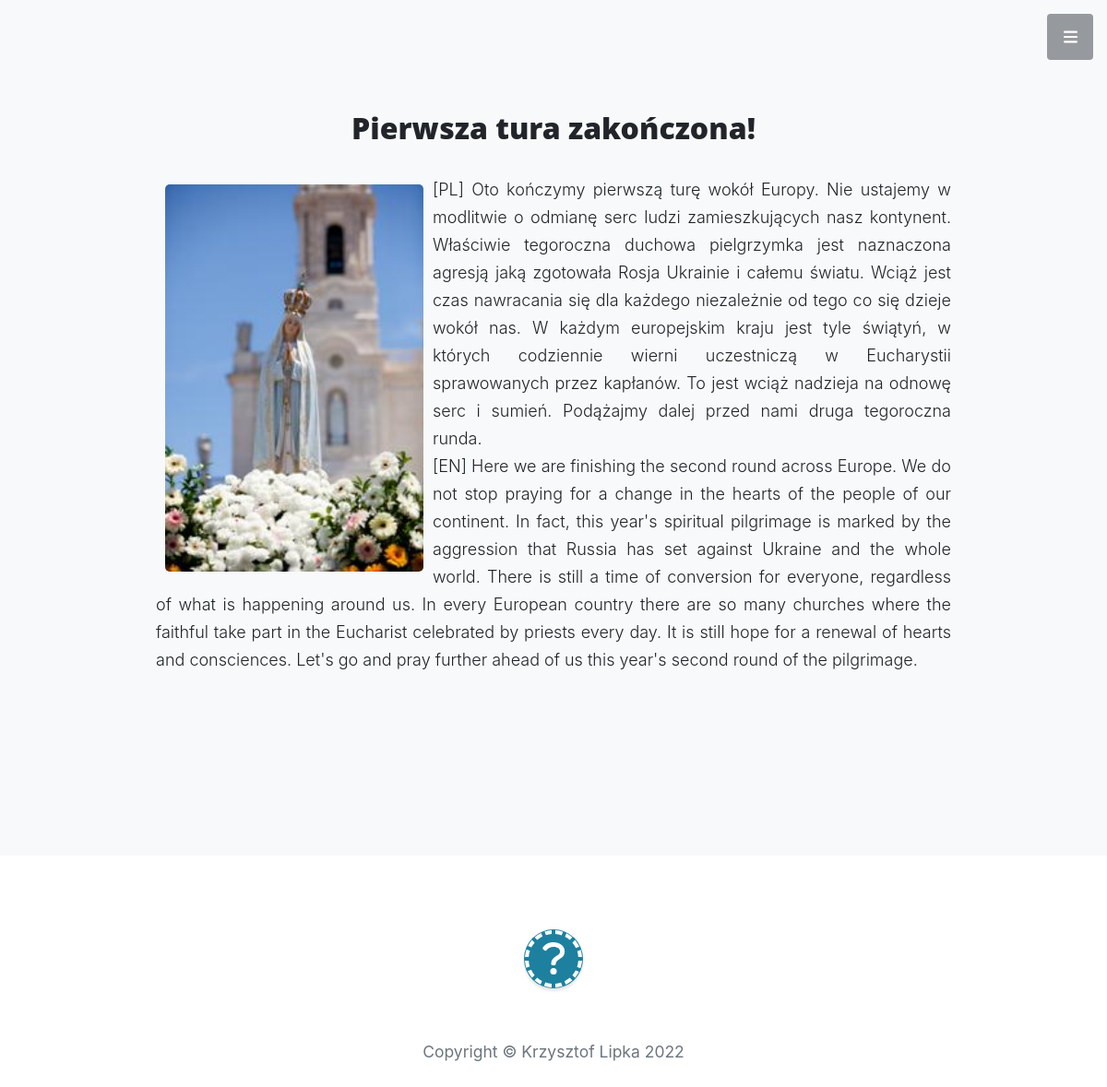
Screenshot of /blog/article-detail/2 with the database file from the repository.
### blog/models.py (models this page shows, shortened)
class Article(models.Model):
    title = models.CharField(max_length=250)
    sneak_peek = models.CharField(blank = True, max_length=300)
    content_pl = models.TextField(blank = True)
    content_eng = models.TextField(blank = True)
    date_posted = models.DateTimeField(default = datetime.now)
    author = models.ForeignKey(User, on_delete=models.CASCADE)
    blog_img = models.ImageField(blank = True, upload_to = 'blog_pcs')

### blog/views.py (the view)
# urls.py: path('article-detail/<int:pk>', ArticleDetailView.as_view(), name = 'article-detail' ),
class ArticleDetailView(DetailView):
    model = Article
    template_name = 'blog/article.html'

### blog/templates/blog/article.html
{% extends 'core/base.html' %}
{% load static %}
{% block content %}
    <section class="content-section bg-light" >
        <link rel="stylesheet" type = "text/css" href="{% static 'blog/base.css' %}"  />
            <div class="container px-4 px-lg-5 text-center">
                <div class="row gx-4 gx-lg-5 justify-content-center">
                    <div class="col-lg-10">
                        <h2 class="article-title">{{object.title }}</h2>
                        <p class="lead mb-5" style="text-align: justify"><img class="blog" src="{{article.blog_img.url}}"/><font size="4">{{ object.content_pl }}<br>{{object.content_eng}}</font></p><br>
                    </div>
                </div>
            </div>
    </section>
{% endblock %}

### rows the page displays
Article: title "Pierwsza tura zakończona!", blog_img (picture), content_pl "[PL] Oto kończymy pierwszą turę wokół Europy. Nie ustajemy w modlitwie o odmianę serc ludzi zamieszkujących nasz kontynent. Właściwie tegoroczna duchowa pielgrzymka jest naznaczona agresją jaką zgotowała Rosja Ukrainie i całemu światu. Wciąż jest czas nawracania się dla każdego niezależnie od tego co się dzieje wokół nas. W każdym europejskim kraju jest tyle świątyń, w których codziennie wierni uczestniczą w Eucharystii sprawowanych przez kapłanów. To jest wciąż nadzieja na odnowę serc i sumień. Podążajmy dalej przed nami druga tegoroczna runda.", content_eng "[EN] Here we are finishing the second round across Europe. We do not stop praying for a change in the hearts of the people of our continent. In fact, this year's spiritual pilgrimage is marked by the aggression that Russia has set against Ukraine and the whole world. There is still a time of conversion for everyone, regardless of what is happening around us. In every European country there are so many churches where the faithful take part in the Eucharist celebrated by priests every day. It is still hope for a renewal of hearts and consciences. Let's go and pray further ahead of us this year's second round of the pilgrimage."
